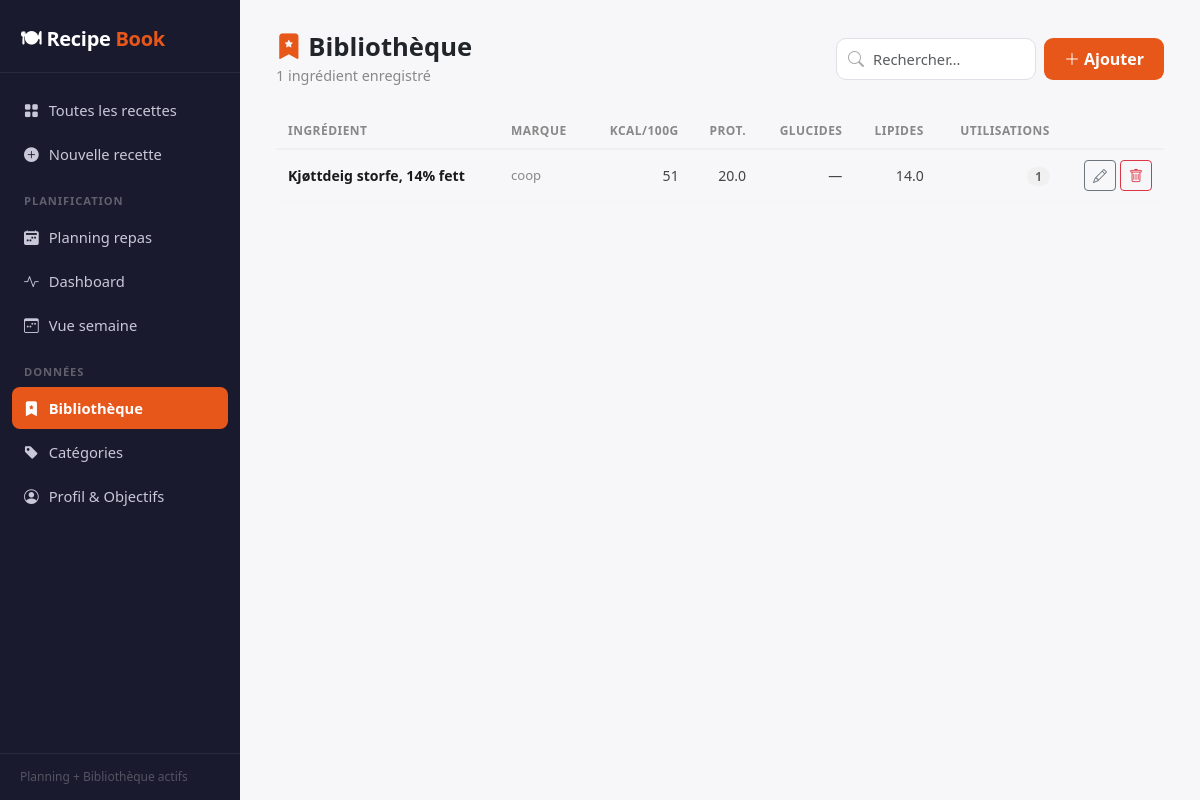
/library, run on an earlier commit of the app's database.
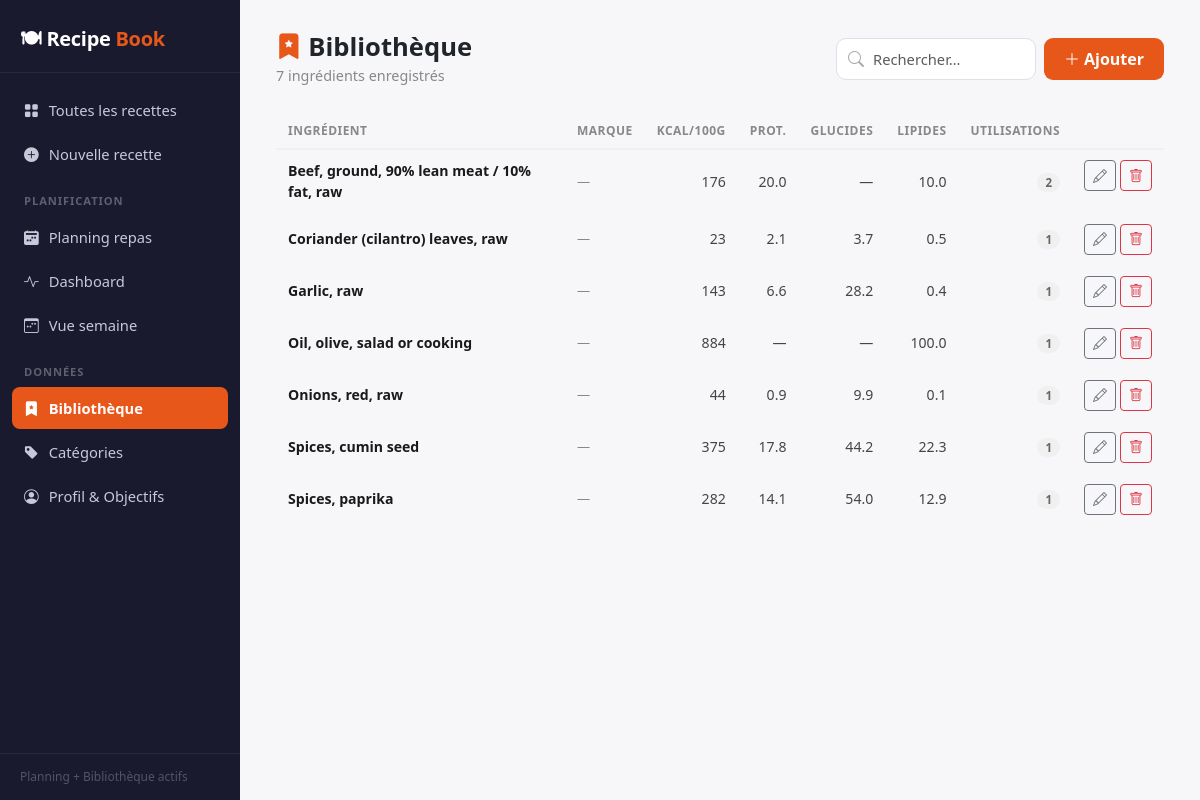
And on a later commit of the database.
### tables this page shows
CREATE TABLE ingredient_library (
                id         INTEGER PRIMARY KEY AUTOINCREMENT,
                name       TEXT    NOT NULL,
                search_key TEXT    NOT NULL,
                brand      TEXT    DEFAULT '',
                barcode    TEXT    DEFAULT '',
                kcal_100g  REAL,
                protein_g_100g  REAL,
                carbs_g_100g  REAL,
                fat_g_100g  REAL,
                sugars_g_100g  REAL,
                fiber_g_100g  REAL,
                saturated_g_100g  REAL,
                monounsat_g_100g  REAL,
                polyunsat_g_100g  REAL,
                sodium_mg_100g  REAL,
                calcium_mg_100g  REAL,
                iron_mg_100g  REAL,
                potassium_mg_100g  REAL,
                magnesium_mg_100g  REAL,
                zinc_mg_100g  REAL,
                vit_a_mcg_100g  REAL,
                vit_c_mg_100g  REAL,
                vit_d_mcg_100g  REAL,
                vit_b1_mg_100g  REAL,
                vit_b2_mg_100g  REAL,
                vit_b3_mg_100g  REAL,
                vit_b6_mg_100g  REAL,
                vit_b9_mcg_100g  REAL,
                vit_b12_mcg_100g  REAL,
                used_count INTEGER NOT NULL DEFAULT 1,
                updated_at TIMESTAMP DEFAULT CURRENT_TIMESTAMP
            , cholesterol_mg_100g REAL, trans_fat_g_100g REAL, omega3_g_100g REAL, omega6_g_100g REAL, phosphorus_mg_100g REAL, selenium_mcg_100g REAL, copper_mg_100g REAL, manganese_mg_100g REAL, vit_e_mg_100g REAL, vit_k_mcg_100g REAL);

### app.py (the view)
@app.route("/library")
def library():
    search  = request.args.get("q", "")
    entries = crud.list_library(search=search)
    return render_template("library.html", entries=entries, search=search)

### crud.py (called while the page is built)
def list_library(search: str = "") -> list[dict]:
    sql = """
        SELECT id, name, brand, barcode, used_count, updated_at,
               kcal_100g, protein_g_100g, carbs_g_100g, fat_g_100g
        FROM ingredient_library
        WHERE 1=1
    """
    params = []
    if search:
        sql += " AND (name LIKE ? OR brand LIKE ?)"
        params += [f"%{search}%", f"%{search}%"]
    sql += " ORDER BY used_count DESC, name"
    with get_connection() as conn:
        return [dict(r) for r in conn.execute(sql, params)]

### db.py (called while the page is built)
def get_connection() -> sqlite3.Connection:
    conn = sqlite3.connect(DB_PATH)
    conn.row_factory = sqlite3.Row
    conn.execute("PRAGMA foreign_keys = ON")
    return conn

### templates/library.html (shortened to what this page needs)
{% extends "base.html" %}
{% block content %}
<div class="topbar">
  <div>
    <h1><i class="bi bi-bookmark-star-fill" style="color:var(--accent)"></i> Bibliothèque</h1>
    <div class="subtitle">{{ entries|length }} ingrédient{{ 's' if entries|length != 1 }} enregistré{{ 's' if entries|length != 1 }}</div>
  </div>
  <div class="d-flex gap-2 align-items-center">
    <form method="get" class="d-flex gap-2 align-items-center">
      <div class="search-wrap">
        <i class="bi bi-search"></i>
        <input class="form-control" name="q" placeholder="Rechercher…" value="{{ search }}" style="width:200px">
      </div>
    </form>
    <a href="{{ url_for('library_add') }}" class="btn btn-accent d-flex align-items-center gap-1">
      <i class="bi bi-plus-lg"></i> Ajouter
    </a>
  </div>
</div>
{% if entries %}
<div class="lib-table-wrap">
  <table class="lib-table">
    <thead>
      <tr>
        <th>Ingrédient</th>
        <th>Marque</th>
        <th style="text-align:right">kcal/100g</th>
        <th style="text-align:right">Prot.</th>
        <th style="text-align:right">Glucides</th>
        <th style="text-align:right">Lipides</th>
        <th style="text-align:right">Utilisations</th>
        <th></th>
      </tr>
    </thead>
    <tbody>
    {% for e in entries %}
    <tr>
      <td class="lib-name">
        {{ e.name }}
      </td>
      <td class="lib-brand">{{ e.brand or '—' }}</td>
      <td class="lib-num">{{ e.kcal_100g|round(0)|int if e.kcal_100g else '—' }}</td>
      <td class="lib-num">{{ e.protein_g_100g|round(1) if e.protein_g_100g else '—' }}</td>
      <td class="lib-num">{{ e.carbs_g_100g|round(1) if e.carbs_g_100g else '—' }}</td>
      <td class="lib-num">{{ e.fat_g_100g|round(1) if e.fat_g_100g else '—' }}</td>
      <td class="lib-num">
        <span class="lib-uses-badge">{{ e.used_count }}</span>
      </td>
      <td class="lib-actions">
        <a href="{{ url_for('library_edit', entry_id=e.id) }}"
           class="btn btn-sm btn-outline-secondary" title="Modifier">
          <i class="bi bi-pencil"></i>
        </a>
        <form method="post" action="{{ url_for('library_delete', entry_id=e.id) }}"
              style="display:inline" onsubmit="return confirm('Supprimer « {{ e.name }} » ?')">
          <button class="btn btn-sm btn-outline-danger" title="Supprimer">
            <i class="bi bi-trash"></i>
          </button>
        </form>
      </td>
    </tr>
    {% endfor %}
    </tbody>
  </table>
</div>
{% endif %}
{% endblock %}

### templates/base.html (shortened to what this page needs)
<!DOCTYPE html>
<html lang="en">
<head>
  <link href="https://cdn.jsdelivr.net/npm/bootstrap@5.3.3/dist/css/bootstrap.min.css" rel="stylesheet">
  <link href="https://cdn.jsdelivr.net/npm/bootstrap-icons@1.11.3/font/bootstrap-icons.css" rel="stylesheet">
</head>
<body>
<div id="sidebar">
  <div class="brand">🍽 Recipe <span>Book</span></div>
  <nav>
    <a href="{{ url_for('index') }}" class="{{ 'active' if request.endpoint == 'index' and not request.args.get('category') else '' }}">
      <i class="bi bi-grid-fill"></i> Toutes les recettes
    </a>
    <a href="{{ url_for('new_recipe') }}" class="{{ 'active' if request.endpoint == 'new_recipe' else '' }}">
      <i class="bi bi-plus-circle-fill"></i> Nouvelle recette
    </a>
    <div class="nav-section">Planification</div>
    <a href="{{ url_for('meal_plan') }}" class="{{ 'active' if request.endpoint == 'meal_plan' else '' }}">
      <i class="bi bi-calendar2-week-fill"></i> Planning repas
    </a>
    <a href="{{ url_for('dashboard') }}" class="{{ 'active' if request.endpoint in ['dashboard','week_view'] else '' }}">
      <i class="bi bi-activity"></i> Dashboard
    </a>
    <a href="{{ url_for('week_view') }}" class="{{ 'active' if request.endpoint == 'week_view' else '' }}">
      <i class="bi bi-calendar3-week"></i> Vue semaine
    </a>
    <div class="nav-section">Données</div>
    <a href="{{ url_for('library') }}" class="{{ 'active' if request.endpoint in ['library','library_edit'] else '' }}">
      <i class="bi bi-bookmark-star-fill"></i> Bibliothèque
    </a>
    <a href="{{ url_for('categories') }}" class="{{ 'active' if request.endpoint == 'categories' else '' }}">
      <i class="bi bi-tag-fill"></i> Catégories
    </a>
    <a href="{{ url_for('profile') }}" class="{{ 'active' if request.endpoint == 'profile' else '' }}">
      <i class="bi bi-person-circle"></i> Profil & Objectifs
    </a>
  </nav>
  <div class="sidebar-footer">Planning + Bibliothèque actifs</div>
</div>
<div id="main">
  {% block content %}{% endblock %}
</div>
</body>
</html>

### templates/base.html (style rules this page uses)
:root { --sidebar-width: 240px; --accent: #e8571a; --accent-soft: #fff3ef; --sidebar-bg: #1a1a2e; --sidebar-text: #c8c8d8; --sidebar-active: #e8571a; }
body { background: #f7f7f9; font-family: 'Segoe UI', system-ui, sans-serif; }
#sidebar { position: fixed; top: 0; left: 0; height: 100vh; width: var(--sidebar-width); background: var(--sidebar-bg); display: flex; flex-direction: column; z-index: 100; transition: transform .25s ease; }
#sidebar .brand { padding: 24px 20px 18px; font-size: 1.25rem; font-weight: 700; color: #fff; letter-spacing: -.3px; border-bottom: 1px solid rgba(255,255,255,.07); }
#sidebar .brand span { color: var(--accent); }
#sidebar nav { padding: 16px 12px; flex: 1; }
#sidebar nav a { display: flex; align-items: center; gap: 10px; padding: 10px 12px; border-radius: 8px; color: var(--sidebar-text); text-decoration: none; font-size: .92rem; margin-bottom: 2px; transition: background .15s, color .15s; }
#sidebar nav a.active { background: var(--accent); color: #fff; font-weight: 600; }
#sidebar nav .nav-section { font-size: .7rem; font-weight: 700; letter-spacing: .08em; text-transform: uppercase; color: rgba(255,255,255,.3); padding: 16px 12px 6px; }
#sidebar .sidebar-footer { padding: 14px 20px; font-size: .75rem; color: rgba(255,255,255,.25); border-top: 1px solid rgba(255,255,255,.07); }
#main { margin-left: var(--sidebar-width); min-height: 100vh; padding: 32px 36px; }
.topbar { display: flex; align-items: center; justify-content: space-between; margin-bottom: 28px; }
.topbar h1 { font-size: 1.6rem; font-weight: 700; margin: 0; }
.topbar .subtitle { font-size: .9rem; color: #888; margin-top: 2px; }
.form-control, .form-select { border-radius: 9px; border: 1.5px solid #e0e0e8; font-size: .92rem; padding: 9px 13px; transition: border-color .15s; }
.btn-accent { background: var(--accent); color: #fff; border: none; border-radius: 9px; font-weight: 600; padding: 9px 20px; transition: opacity .15s, transform .1s; }
.search-wrap { position: relative; max-width: 320px; }
.search-wrap i { position: absolute; left: 12px; top: 50%; transform: translateY(-50%); color: #aaa; }
.search-wrap input { padding-left: 36px !important; border-radius: 10px !important; }
.lib-table-wrap { overflow-x: auto; }
.lib-table { width: 100%; border-collapse: collapse; font-size: .88rem; }
.lib-table thead th { padding: 8px 12px; text-align: left; font-weight: 700; color: #888; font-size: .75rem; text-transform: uppercase; letter-spacing: .04em; border-bottom: 2px solid #f0f0f0; }
.lib-table tbody tr { border-bottom: 1px solid #f5f5f5; transition: background .12s; }
.lib-table td { padding: 10px 12px; vertical-align: middle; }
.lib-name { font-weight: 600; color: #1a1a1a; }
.lib-brand { color: #888; font-size: .82rem; }
.lib-num { text-align: right; font-variant-numeric: tabular-nums; color: #444; }
.lib-uses-badge { background: #f0f0f0; color: #666; font-size: .72rem; font-weight: 700; padding: 2px 8px; border-radius: 20px; }
.lib-actions { display: flex; gap: 4px; justify-content: flex-end; }

What changed in the data, as far as the page shows it:
removed ingredient_library: name "Kjøttdeig storfe, 14% fett", brand "coop", kcal_100g "51", protein_g_100g "20.0", carbs_g_100g "—", fat_g_100g "14.0", used_count "1"
added ingredient_library: name "Beef, ground, 90% lean meat / 10% fat, raw", brand "—", kcal_100g "176", protein_g_100g "20.0", carbs_g_100g "—", fat_g_100g "10.0", used_count "2"
added ingredient_library: name "Coriander (cilantro) leaves, raw", brand "—", kcal_100g "23", protein_g_100g "2.1", carbs_g_100g "3.7", fat_g_100g "0.5", used_count "1"
added ingredient_library: name "Garlic, raw", brand "—", kcal_100g "143", protein_g_100g "6.6", carbs_g_100g "28.2", fat_g_100g "0.4", used_count "1"
added ingredient_library: name "Oil, olive, salad or cooking", brand "—", kcal_100g "884", protein_g_100g "—", carbs_g_100g "—", fat_g_100g "100.0", used_count "1"
added ingredient_library: name "Onions, red, raw", brand "—", kcal_100g "44", protein_g_100g "0.9", carbs_g_100g "9.9", fat_g_100g "0.1", used_count "1"
added ingredient_library: name "Spices, cumin seed", brand "—", kcal_100g "375", protein_g_100g "17.8", carbs_g_100g "44.2", fat_g_100g "22.3", used_count "1"
added ingredient_library: name "Spices, paprika", brand "—", kcal_100g "282", protein_g_100g "14.1", carbs_g_100g "54.0", fat_g_100g "12.9", used_count "1"
Also different on the page:
{{ entries|length }}: "1" → "7"
{{ 's' if entries|length != 1 }}: (not shown) → "s"
